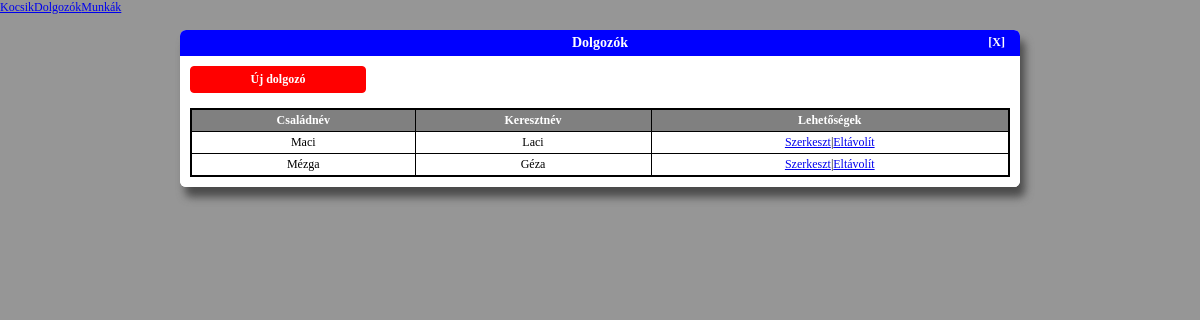
Before: /index.php/dolgozok with the older database file.
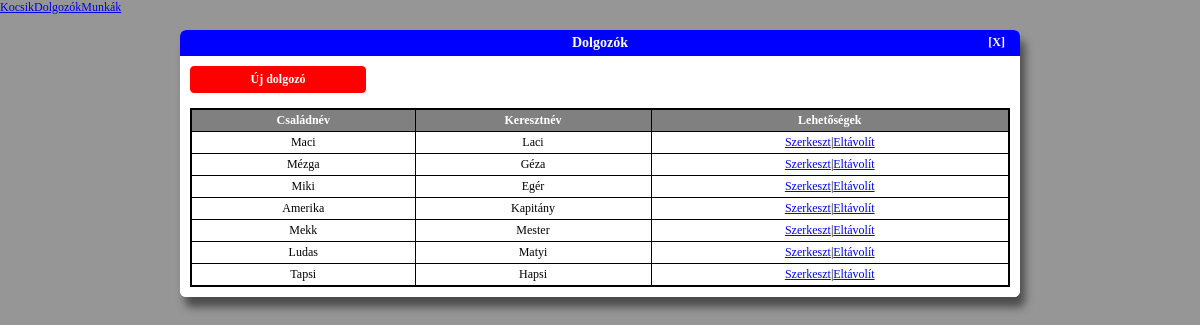
After: the same page with the newer database file.
### tables this page shows
CREATE TABLE "dolgozok" (
	dolgozoid INTEGER NOT NULL PRIMARY KEY AUTOINCREMENT,
	csaladnev TEXT NOT NULL,
	keresztnev TEXT NOT NULL);

### application/controllers/dolgozok.php (called while the page is built, shortened)
<?php
class Dolgozok extends CI_Controller {
	public function __construct() {
		$this->load->model('Dolgozok_model');
		$this->load->helper(array('form', 'url'));
		$this->load->library('form_validation');
	}
	public function index() {
		$data['dolgozok'] = $this->Dolgozok_model->getAllDolgozok();
		$partialviews = [
			'header' => $this->load->view('partials/header_view','', TRUE),
			'menu' => $this->load->view('partials/menu_view', '', TRUE),
			'content' => $this->load->view('admin/dolgozok/dolgozok_list_view', $data, TRUE),
			'footer' => $this->load->view('partials/footer_view', '', TRUE)
		];
		$this->load->view('public_template_view', $partialviews);
	}
}

### index.php (called while the page is built, shortened)
<?php
require_once BASEPATH.'core/CodeIgniter.php';

### application/models/Dolgozok_model.php (called while the page is built, shortened)
<?php
class Dolgozok_model extends CI_Model {
    public function getAllDolgozok() {
        $query = $this->db->get('dolgozok');
        return $query->result_array();
    }
}
?>

### application/views/admin/dolgozok/dolgozok_list_view.php (the view)
<div class="adminform-container">
    <div class="adminform-title">
        <span>Dolgozók</span>
        <?php echo(anchor('home/index','[X]',array('class' => 'cancel-button'))); ?>
    </div>
    <div class="adminform-body">
        <?php echo(anchor('dolgozok/create','Új dolgozó','class="itemcreate-button"')); ?>
        <br />
        <table class="listview-table">
            <tr>
                <th class="listview-rowheader">Családnév</th>
                <th class="listview-rowheader">Keresztnév</th>
                <th class="listview-rowheader">Lehetőségek</th>
            </tr>
            <?php
            foreach ($dolgozok as $dolgozo_item):
                ?><tr class="listview-row">
                    <td class="listview-cell"><?php echo($dolgozo_item['csaladnev']); ?></td>
                    <td class="listview-cell"><?php echo($dolgozo_item['keresztnev']); ?></td>
                    <td class="listview-cell"><?php
                        echo(anchor('dolgozok/edit/'.$dolgozo_item['dolgozoid'],'Szerkeszt'));
                        echo('|');
                        echo(anchor('dolgozok/delete/'.$dolgozo_item['dolgozoid'],'Eltávolít'));
                    ?></td>
                </tr>
            <?php endforeach; ?>
        </table>
    </div>
</div>

### application/views/partials/header_view.php (shortened to what this page needs)
<!DOCTYPE html>
<html lang="hu">
    <head>
        <link rel="stylesheet" type="text/css" href=<?php echo(base_url('css/mainStyles.css')); ?>>
        <link rel="stylesheet" type="text/css" href=<?php echo(base_url('css/tagStyles.css')); ?>>
        <link rel="stylesheet" type="text/css" href=<?php echo(base_url('css/tableStyles.css')); ?>>
        <link rel="stylesheet" type="text/css" href=<?php echo(base_url('css/controlStyles.css')); ?>>
    </head>
    <body>

### application/views/partials/menu_view.php
<?php
echo(anchor("kocsik/index","Kocsik",''));
echo(anchor("dolgozok/index", "Dolgozók",''));
echo(anchor("munkak/index", "Munkák",''));
?>

### application/views/partials/footer_view.php
    </body>
</html>

### application/views/public_template_view.php (shortened to what this page needs)
<?php
echo($header);
echo($menu);
echo($content);
echo($footer);
?>

### css/mainStyles.css (style rules this page uses)
body { margin: 0px; padding: 0px; width: 100%; font-family: 'Lucida Sans Unicode'; font-size: 12px; background-color: rgb(150,150,150); }
.adminform-container { padding: 0px; margin: 15px 15%; background-color: white; border-radius: 6px; border: none; box-shadow: 5px 10px 8px rgb(75,75,75); position: relative; }
.adminform-title { padding: 5px; margin: 0px; border-radius: 6px 6px 0px 0px; background-color: blue; color: white; font-weight: bold; font-size: 14px; text-align: center; }
.adminform-body { padding: 10px; margin: 0px; border-radius: 0px 0px 6px 6px; background-color: white; color: black; font-size: 12px; word-wrap: normal; }

### css/tableStyles.css (style rules this page uses)
.listview-table { width: 100%; margin: 0px; padding: 0px; border-collapse: collapse; border: 2px solid black; }
.listview-rowheader { padding: 3px; margin: 0px; color: white; background-color: grey; font-weight: bold; text-align: center; border: 1px solid black; }
.listview-row { background-color: white; }
.listview-cell { padding: 3px; margin: 0px; text-align: center; border: 1px solid black; }

### css/controlStyles.css (style rules this page uses)
.itemcreate-button:link, .itemcreate-button:visited { margin: 0px; padding: 5px; width: 20%; background-color: rgb(255,0,0); color: white; border: 1px solid rgb(255,0,0); border-radius: 4px; font-weight: bold; text-align: center; text-decoration: none; display: block; }
a.cancel-button:link, a.cancel-button:visited { position: absolute; top: 5px; right: 15px; background-color: rgb(0, 0, 250); color: white; padding: 0px; margin: 0px; text-align: center; text-decoration: none; font-size: 12px; font-weight: bold; }

Changed rows visible on the page:
added dolgozok: csaladnev "Miki", keresztnev "Egér", dolgozoid "Szerkeszt", dolgozoid "Eltávolít"
added dolgozok: csaladnev "Amerika", keresztnev "Kapitány", dolgozoid "Szerkeszt", dolgozoid "Eltávolít"
added dolgozok: csaladnev "Mekk", keresztnev "Mester", dolgozoid "Szerkeszt", dolgozoid "Eltávolít"
added dolgozok: csaladnev "Ludas", keresztnev "Matyi", dolgozoid "Szerkeszt", dolgozoid "Eltávolít"
added dolgozok: csaladnev "Tapsi", keresztnev "Hapsi", dolgozoid "Szerkeszt", dolgozoid "Eltávolít"
